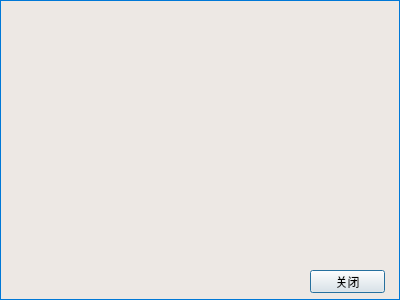
<?xml version="1.0" encoding="UTF-8"?>
<ui version="4.0">
 <class>upgrade</class>
 <widget class="QDialog" name="upgrade">
  <property name="geometry">
   <rect>
    <x>0</x>
    <y>0</y>
    <width>400</width>
    <height>300</height>
   </rect>
  </property>
  <property name="windowTitle">
   <string>upgrade</string>
  </property>
  <property name="styleSheet">
   <string notr="true">QDialog{
background-color:#EDE8E4;
border:1px solid #0078D7
}</string>
  </property>
  <widget class="QPushButton" name="pushButton">
   <property name="geometry">
    <rect>
     <x>310</x>
     <y>270</y>
     <width>75</width>
     <height>23</height>
    </rect>
   </property>
   <property name="styleSheet">
    <string notr="true"/>
   </property>
   <property name="text">
    <string>关闭</string>
   </property>
  </widget>
  <widget class="QTextBrowser" name="textBrowser">
   <property name="geometry">
    <rect>
     <x>10</x>
     <y>20</y>
     <width>371</width>
     <height>231</height>
    </rect>
   </property>
   <property name="styleSheet">
    <string notr="true">QTextBrowser{
background-color:#EDE8E4;
border-style:hidden;
}

QScrollBar:vertical{
    width:8px;
    background:rgba(0,0,0,0%);
    margin:0px,0px,0px,0px;
    padding-top:0px;   
    padding-bottom:0px;
}
QScrollBar::handle:vertical
{
    width:8px;
    background:rgba(0,0,0,25%);
    border-radius:4px;   
    min-height:8px;
	
}
QScrollBar::handle:vertical:hover
{
    width:8px;
    background:rgba(0,0,0,50%);  
    border-radius:4px;
    min-height:20;
}



QScrollBar::add-page:vertical,QScrollBar::sub-page:vertical{
    background:rgba(0,0,0,10%);
    border-radius:4px;
}

QScrollBar::add-line:vertical  
{
    height:0px;width:0px;
}
QScrollBar::sub-line:vertical   
{
    height:0px;width:0px;
}</string>
   </property>
   <property name="html">
    <string>&lt;!DOCTYPE HTML PUBLIC &quot;-//W3C//DTD HTML 4.0//EN&quot; &quot;http://www.w3.org/TR/REC-html40/strict.dtd&quot;&gt;
&lt;html&gt;&lt;head&gt;&lt;meta name=&quot;qrichtext&quot; content=&quot;1&quot; /&gt;&lt;style type=&quot;text/css&quot;&gt;
p, li { white-space: pre-wrap; }
&lt;/style&gt;&lt;/head&gt;&lt;body style=&quot; font-family:'SimSun'; font-size:9pt; font-weight:400; font-style:normal;&quot;&gt;
&lt;p style=&quot;-qt-paragraph-type:empty; margin-top:0px; margin-bottom:0px; margin-left:0px; margin-right:0px; -qt-block-indent:0; text-indent:0px;&quot;&gt;&lt;br /&gt;&lt;/p&gt;&lt;/body&gt;&lt;/html&gt;</string>
   </property>
  </widget>
 </widget>
 <layoutdefault spacing="6" margin="11"/>
 <resources/>
 <connections>
  <connection>
   <sender>pushButton</sender>
   <signal>clicked()</signal>
   <receiver>upgrade</receiver>
   <slot>close()</slot>
   <hints>
    <hint type="sourcelabel">
     <x>372</x>
     <y>282</y>
    </hint>
    <hint type="destinationlabel">
     <x>239</x>
     <y>274</y>
    </hint>
   </hints>
  </connection>
 </connections>
</ui>
